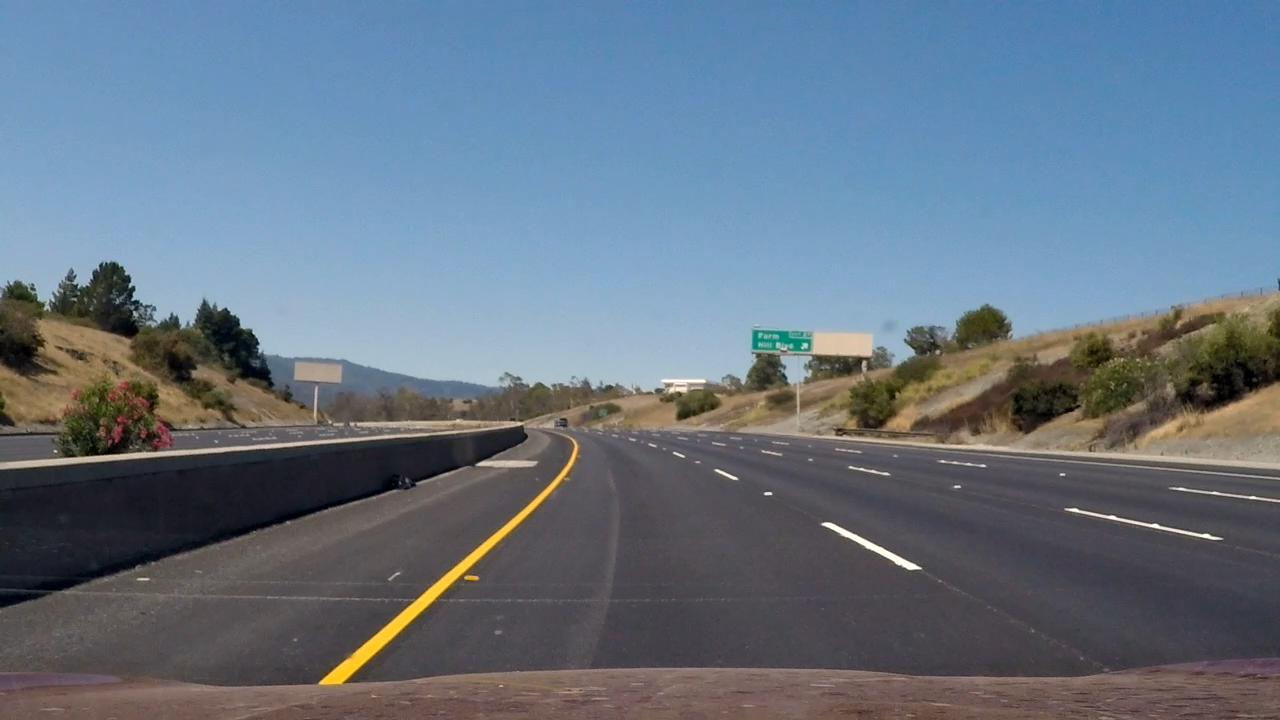
%> input picture LaneDetection/Data/normal/Frame 1.jpg, 1280 x 720 px; its folder holds only this picture in this run
$ octave --eval "lane_detection;"   (GNU Octave 9; MATLAB toolbox functions it lacks are replaced by stand-ins)
%> lines starting %> are read from the running program, lines starting %| are printed output that depends on the picture; in (x1, y1, x2, y2) boxes, pixels count from 0 and x2, y2 are one past the last pixel; in counts of white or black regions, pixels touching at a corner belong together; the program's own positions count from 1
function lane_detection()
% Script for finding lanes based on hough lines.
% Function plots the lane and creates a video
for i = 1:800
    curr_file = fullfile('..\Data\normal\', sprintf('Frame %d.jpg', i));
    im = imread(curr_file);
%> im is the input picture: size 720x1280x3 uint8; mean R, G, B 101.7, 116.2, 131.1
    im_r = im(:,:,1);
    im_g = im(:,:,2);
    im_b = im(:,:,3);
    %im_gray = rgb2gray(im);
    %im_denoise_gray = medfilt2(im_gray, [5 5]);
    %% Get the Region of interest through observation
    x=[539 680 1256 89];
    y=[419 417 708 716];
    m= 720; n=1280;

    mask = poly2mask(x, y, m, n);
    %mask_img=im2double(im_denoise_gray).*mask;
    imdouble= im2double(im);
    inew = imdouble.*repmat(mask,[1,1,3]); % Neat way of applying mask on each channel
    %% Convert to HSV space
    im_hsv = rgb2hsv(inew);
%> im_hsv: size 720x1280x3 double; mean H, S, V 0.114, 0.0274, 0.0776
    im_hue = im_hsv(:,:,1);
    im_sat = im_hsv(:,:,2);
    im_val = im_hsv(:,:,3);
    %% Binarize each plane and show the Yellow Lane Mask
    h_bin = im_hue >= 0.09 & im_hue < 0.15;
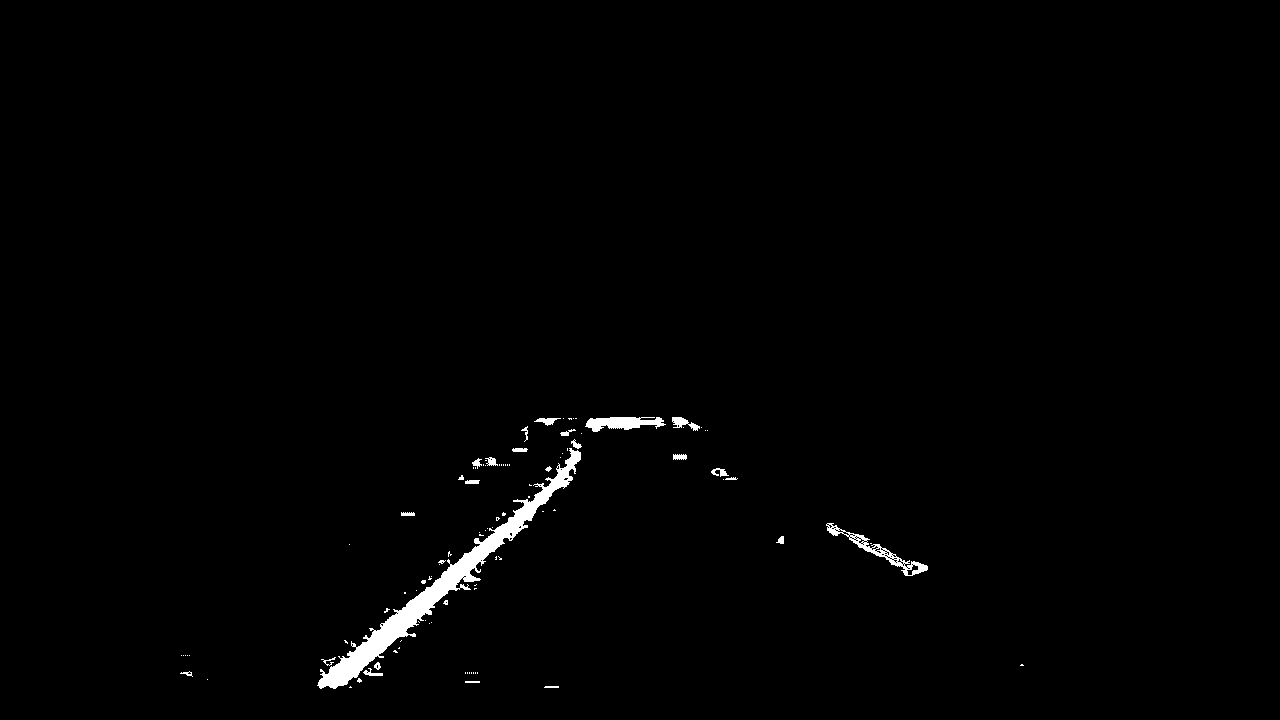
%> h_bin: size 720x1280 logical; 1% white; 100 white regions (75 under 20 px), largest, box (x1, y1, x2, y2) and area: (317, 448, 581, 689) 6220, (826, 523, 928, 576) 792, (585, 417, 666, 432) 756
    s_bin = im_sat >= 0.4 & im_sat <= 1;
%> s_bin: size 720x1280 logical; 0.63% white; 17 white regions (13 under 20 px), largest, box (x1, y1, x2, y2) and area: (319, 441, 580, 688) 5636, (624, 417, 640, 426) 79, (640, 417, 664, 422) 64, (676, 417, 684, 421) 23
    v_bin = im_val >= 0.8 & im_val < 1;
%> v_bin: size 720x1280 logical; 0.24% white in thin lines or dots, all inside (x1, y1, x2, y2) = (319, 440, 921, 685)
    yellow_lane_mask = h_bin & s_bin & v_bin;
%> yellow_lane_mask: size 720x1280 logical; 0.19% white in thin lines or dots, all inside (x1, y1, x2, y2) = (320, 451, 577, 685)
    %% Binarize each plane and show the white lane mask
    h_bin_2 = im_hue >= 0.05 & im_hue < 0.2;
%> h_bin_2: size 720x1280 logical; 2.4% white; 171 white regions (128 under 20 px), largest, box (x1, y1, x2, y2) and area: (288, 417, 710, 704) 13384, (432, 672, 584, 704) 2478, (825, 520, 928, 576) 1392
    s_bin_2 = im_sat >= 0.01 & im_sat <= 0.15;
%> s_bin_2: size 720x1280 logical; 15.3% white; 49 white regions (47 under 20 px), largest, box (x1, y1, x2, y2) and area: (153, 418, 1177, 689) 141085, (359, 673, 366, 680) 31
    v_bin_2 = im_val >= 0.8 & im_val < 1;
    white_lane_mask = h_bin_2 & s_bin_2 & v_bin_2;
%> white_lane_mask: size 720x1280 logical; 0.04% white in thin lines or dots, all inside (x1, y1, x2, y2) = (479, 454, 921, 570)
    %% Combine to obtain both the planes
    %im_lane = yellow_lane_mask + white_lane_mask; % For showinng purpose only
    %%%%%% End of Lane Masking
    %% Morphological Operation and Canny
    % Erosion is causing white lanes to disapper. Even with small structuring
    % elements. Also, it looks like it won't be necessary. Hence, skipping it
    % Split canny Edge detection for right and left lane
    canny_1= edge(yellow_lane_mask,'canny');
%> canny_1: size 720x1280 logical; 0.17% white in thin lines or dots, all inside (x1, y1, x2, y2) = (320, 450, 577, 686)
    canny_2 = edge(white_lane_mask, 'canny');
%> canny_2: size 720x1280 logical; 0.05% white in thin lines or dots, all inside (x1, y1, x2, y2) = (479, 454, 921, 571)
    %% Apply Hough Transform for left lane and extract a candidate for line
    [H,theta,rho] = hough(canny_1);
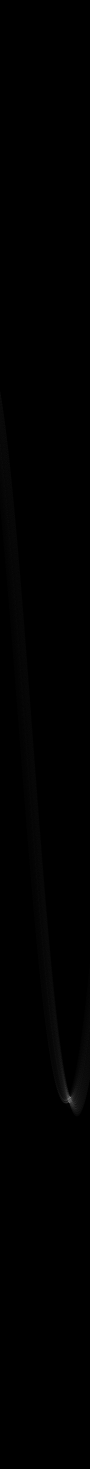
%> H: size 2937x180 double (shown at 1/2 size); min 0, max 182, mean 0.5
%> theta = 180 values from -90 to 89; rho = 2937 values from -1468 to 1468
    P = houghpeaks(H,15,'threshold',ceil(0.2*max(H(:))));
%> P = [2205 139; 2199 136; 2198 142; 2203 145; 2188 133; 2204 150; 2201 130; 2166 130; 2207 153]
    lines = houghlines(canny_1,theta,rho,P,'FillGap',20, 'MinLength',5);
%> lines = 13 lines; longest, point1 to point2 (x, y): (533, 512) to (342, 685), (481, 559) to (360, 648), (409, 625) to (500, 535), (419, 601) to (324, 678), (392, 641) to (473, 552), (527, 513) to (446, 579)
    point_1s = zeros(length(lines),2);
    point_2s = zeros(length(lines),2);
    for k = 1:length(lines)
        point_1s(k,:) = [lines(k).point1];
        point_2s(k,:) = [lines(k).point2];
    end
%> this loop made 13 passes
%> after the loop, point_1s = 13 rows, first 12: [533 512; 409 625; 518 516; 550 494; 527 513; 419 601; 481 559; 392 641; 471 576; 444 592; 515 529; 345 683]; point_2s = 13 rows, first 12: [342 685; 500 535; 576 459; 545 499; 446 579; 324 678; 360 648; 473 552; 467 579; 382 630; 577 453; 403 612]
    points = [point_1s;point_2s];
%> points = 26 rows, first 12: [533 512; 409 625; 518 516; 550 494; 527 513; 419 601; 481 559; 392 641; 471 576; 444 592; 515 529; 345 683]
    [sorted_p1_y, ind] = sort(points(:,2));
%> sorted_p1_y = 26 values from 453 to 685; ind = 26 values, max 26 at index 22, min 1 at index 5, mean 13.5
    p1 = [points(ind(1),1),points(ind(end),1)];
%> p1 = [577 342]
    p2 = [sorted_p1_y(1),sorted_p1_y(end)];
%> p2 = [453 685]
    yellow_lane_direction = cross([p1(1), p2(1), 1], [p1(2), p2(2), 1]);
%> yellow_lane_direction = [-232 -235 240319]
    yellow_lane_direction = yellow_lane_direction ./ sqrt(yellow_lane_direction(1)^2 + yellow_lane_direction(2)^2);
%> yellow_lane_direction = [-0.703 -0.712 727.7]
    theta_yellow = atan2(yellow_lane_direction(2), yellow_lane_direction(1));
%> theta_yellow = -2.35
    rho_yellow = yellow_lane_direction(3);
%> rho_yellow = 727.7
    l_y = [cos(theta_yellow), sin(theta_yellow), rho_yellow];
%> l_y = [-0.703 -0.712 727.7]
    %% Apply Hough Transform for right lane(white) and extract a candidate for line
    [H_r,theta_r,rho_r] = hough(canny_2);
%> theta_r = 180 values from -90 to 89; rho_r = 2937 values from -1468 to 1468
    P_r = houghpeaks(H_r,15,'threshold',ceil(0.2*max(H_r(:)))); %0.2
%> P_r = 15 rows, first 12: [1393 29; 1345 26; 1308 24; 1429 31; 1521 36; 1468 33; 1271 22; 1008 1; 1031 4; 1121 13; 1070 8; 1237 20]

    % Fill the gaps of Edges and set the Minimum length of a line
    lines_r = houghlines(canny_2,theta_r,rho_r,P_r,'FillGap',20, 'MinLength',5); %20
%> lines_r = 21 lines; longest, point1 to point2 (x, y): (828, 527) to (919, 566), (828, 527) to (911, 571), (837, 525) to (911, 571), (829, 525) to (904, 568), (840, 535) to (919, 566), (860, 538) to (921, 567)
    point_1s_r = [];
    point_2s_r = [];
    for k = 1:length(lines_r)
        if lines_r(k).point1(1) > p1(1)  %Eliminates some white noise on the left of yellow lane
            point_1s_r = [point_1s_r;lines_r(k).point1];
            point_2s_r = [point_2s_r;lines_r(k).point2];
        end
    end
%> this loop made 21 passes
%> (point_1s_r, point_2s_r) on passes 1 to 6: ([722 471], [737 478]), ([722 471; 828 527], [737 478; 911 571]), ([722 471; 828 527; 717 472], [737 478; 911 571; 736 481]), ([722 471; 828 527; 717 472; 829 524], [737 478; 911 571; 736 481; 836 527]), ([722 471; 828 527; 717 472; 829 524; 860 538], [737 478; 911 571; 736 481; 836 527; 921 567]), ([722 471; 828 527; 717 472; 829 524; 860 538; 828 527], [737 478; 911 571; 736 481; 836 527; 921 567; 919 566])
%> after the loop, point_1s_r = 15 rows, first 12: [722 471; 828 527; 717 472; 829 524; 860 538; 828 527; 829 525; 845 529; 837 525; 840 535; 728 478; 840 535]; point_2s_r = 15 rows, first 12: [737 478; 911 571; 736 481; 836 527; 921 567; 919 566; 904 568; 899 566; 911 571; 919 566; 737 478; 871 542]
    if isempty(point_1s_r)
        continue;
    end
    if isempty(point_2s_r)
        continue;
    end
    points_r = [point_1s_r;point_2s_r];
%> points_r = 30 rows, first 12: [722 471; 828 527; 717 472; 829 524; 860 538; 828 527; 829 525; 845 529; 837 525; 840 535; 728 478; 840 535]
    [sorted_p1_y_r, ind_r] = sort(points_r(:,2));
%> sorted_p1_y_r = 30 values from 471 to 571; ind_r = 30 values, max 30 at index 23, min 1 at index 1, mean 15.5
    p1_r = [points_r(ind_r(1),1),points_r(ind_r(end),1)];
%> p1_r = [722 911]
    p2_r = [sorted_p1_y_r(1),sorted_p1_y_r(end)];
%> p2_r = [471 571]
    white_lane_direction = cross([p1_r(1),p2_r(1),1],[p1_r(2),p2_r(2),1]);
%> white_lane_direction = [-100 189 -16819]
    white_lane_direction = white_lane_direction ./(sqrt(white_lane_direction(1)^2 + white_lane_direction(2)^2));
%> white_lane_direction = [-0.468 0.884 -78.66]
    theta_mean = atan2(white_lane_direction(2), white_lane_direction(1));
%> theta_mean = 2.06
    rhos_r_mean = white_lane_direction(3);
%> rhos_r_mean = -78.66
    %% Find the equation of line with slope zero passing through points on yellow lane
    l1 = [0, 1, -p2(1)];
%> l1 = [0 1 -453]
    l2 = [cos(theta_mean), sin(theta_mean), rhos_r_mean];
%> l2 = [-0.468 0.884 -78.66]
    point_on_white_lane = cross(l1,l2);
%> point_on_white_lane = [321.7 211.9 0.468]
    point_on_white_lane = point_on_white_lane ./ point_on_white_lane(3);
%> point_on_white_lane = [688 453 1]
    l3 = [0, 1, -p2(2)];
%> l3 = [0 1 -685]
    point_on_white_lane_2 = cross(l3,l2);
%> point_on_white_lane_2 = [526.8 320.4 0.468]
    point_on_white_lane_2 = point_on_white_lane_2 ./ point_on_white_lane_2(3);
%> point_on_white_lane_2 = [1126.5 685 1]
    %% Find the Vanishing Point
    van_point = cross(l_y, l2);
%> van_point = [-587.3 -395.6 -0.954]
    van_point = van_point ./ van_point(3);
%> van_point = [615.7 414.8 1]
    van_point_ratio = van_point(1) / size(im,2);
%> van_point_ratio = 0.481
    if van_point_ratio > 0.47 && van_point_ratio < 0.485
        lane_direction = 'Left Curve Ahead';
    elseif van_point_ratio >= 0.485 && van_point_ratio <= 0.51
        lane_direction = 'Straight Road Ahead';
    else
        lane_direction = 'Right Curve Ahead';
    end
    %% Insert a Transparent green-coloured lane screen
    x = [p1(1) point_on_white_lane(1) point_on_white_lane_2(1) p1(2)];
%> x = [577 688 1126.5 342]
    y = [p2(1) point_on_white_lane(2) point_on_white_lane_2(2) p2(2)];
%> y = [453 453 685 685]
    transp_mask = poly2mask(x,y,size(im,1), size(im,2));
%> transp_mask: size 720x1280 logical; 11.3% white; 1 white region, box (x1, y1, x2, y2) and area: (342, 453, 1126, 685) 104156
    im_mod = im;
    im_g_new = uint8(zeros(size(im,1), size(im,2)));
    im_r(transp_mask == 1) = 0;
    im_g_new(transp_mask == 1) = 255;
    im_b(transp_mask == 1) = 0;
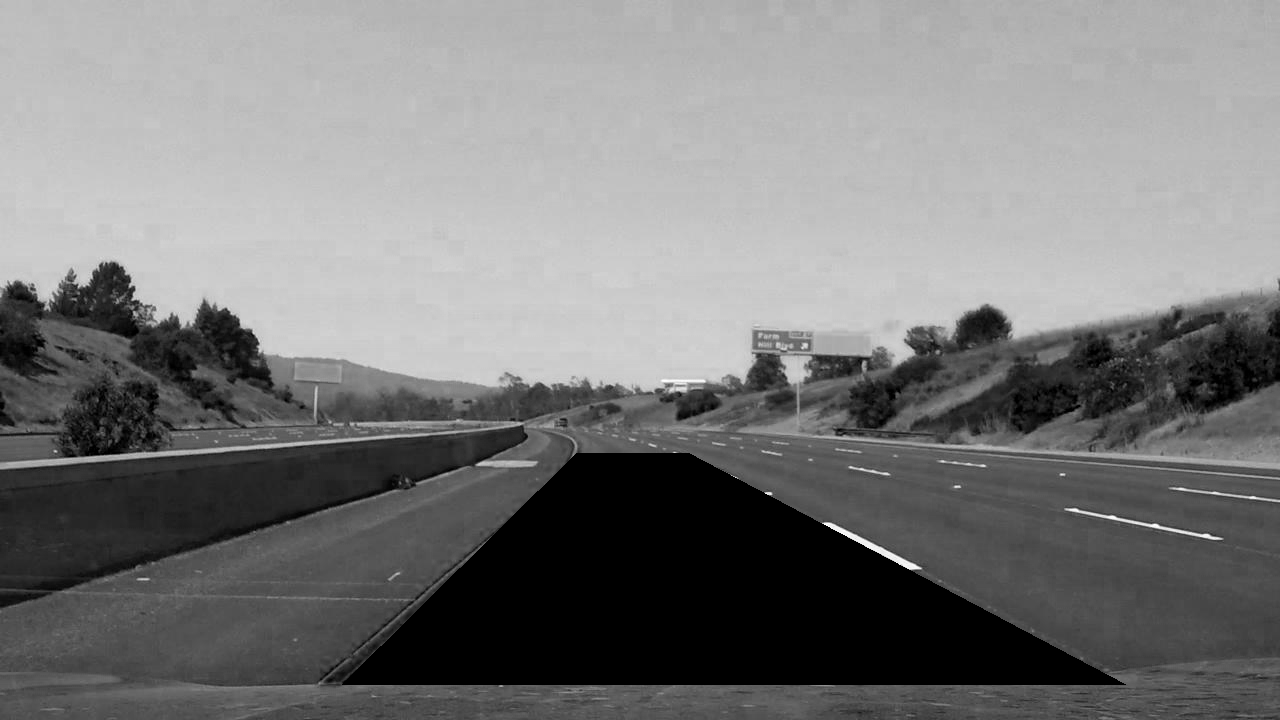
%> im_b: size 720x1280 uint8; min 0, max 255, mean 121.9
    im_mod(:,:,1) = im_r;
%> im_mod: size 720x1280x3 uint8; 11.3% of pixels changed, all inside (x1, y1, x2, y2) = (342, 453, 1126, 685)
    im_g_2 = im_g;
    % Blend the images to get a transparent effect
    im_g_2(transp_mask == 1) = 0.8 * im_g(transp_mask == 1) + 0.2 * im_g_new(transp_mask == 1);
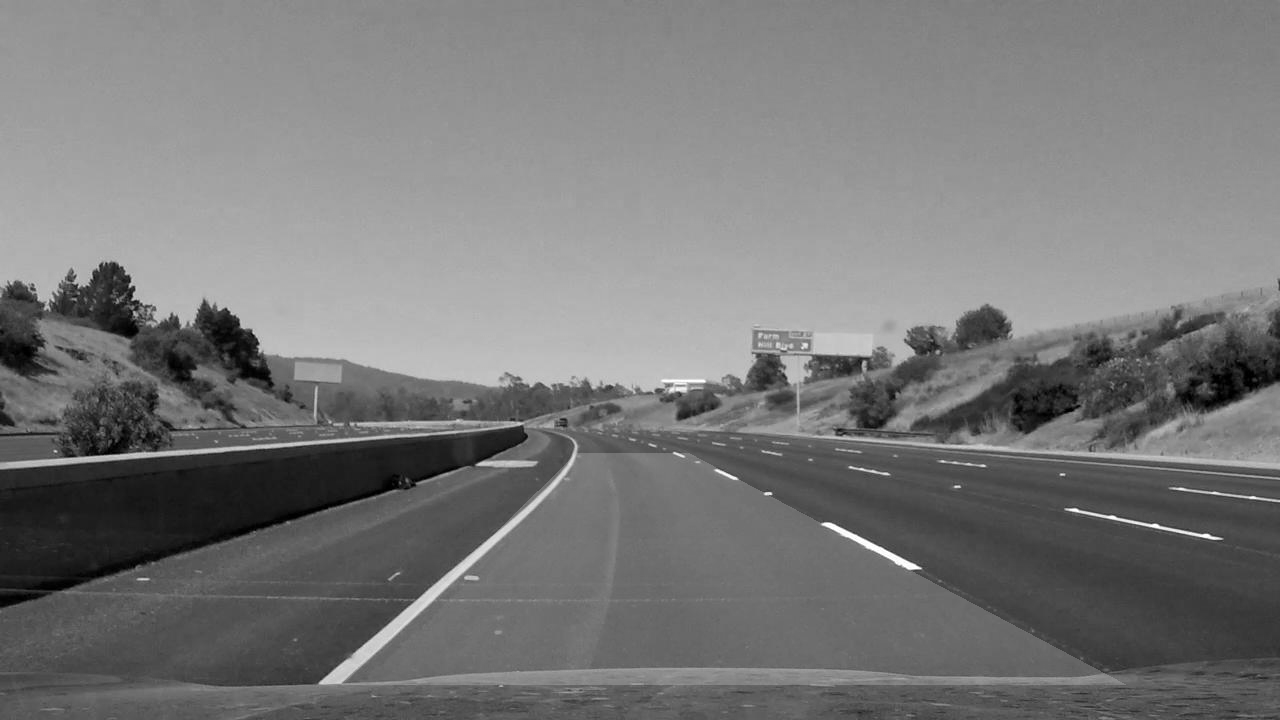
%> im_g_2: size 720x1280 uint8; min 0, max 255, mean 120.2
    im_mod(:,:,2) = im_g_2;
    im_mod(:,:,3) = im_b;
    %% Show the Lane
    figure(2)
    imshow(im_mod), hold on
    plot(p1,p2,'LineWidth',4,'Color','green');
    plot([point_on_white_lane(1),point_on_white_lane_2(1)],[point_on_white_lane(2), point_on_white_lane_2(2)],'LineWidth',4,'Color','green');
    %% Show the Vanishing Point
    plot(van_point(1), van_point(2), '.','Color','yellow', 'markersize', 10)
    text(180, 75, lane_direction,'horizontalAlignment', 'center', 'Color','red','FontSize',18)
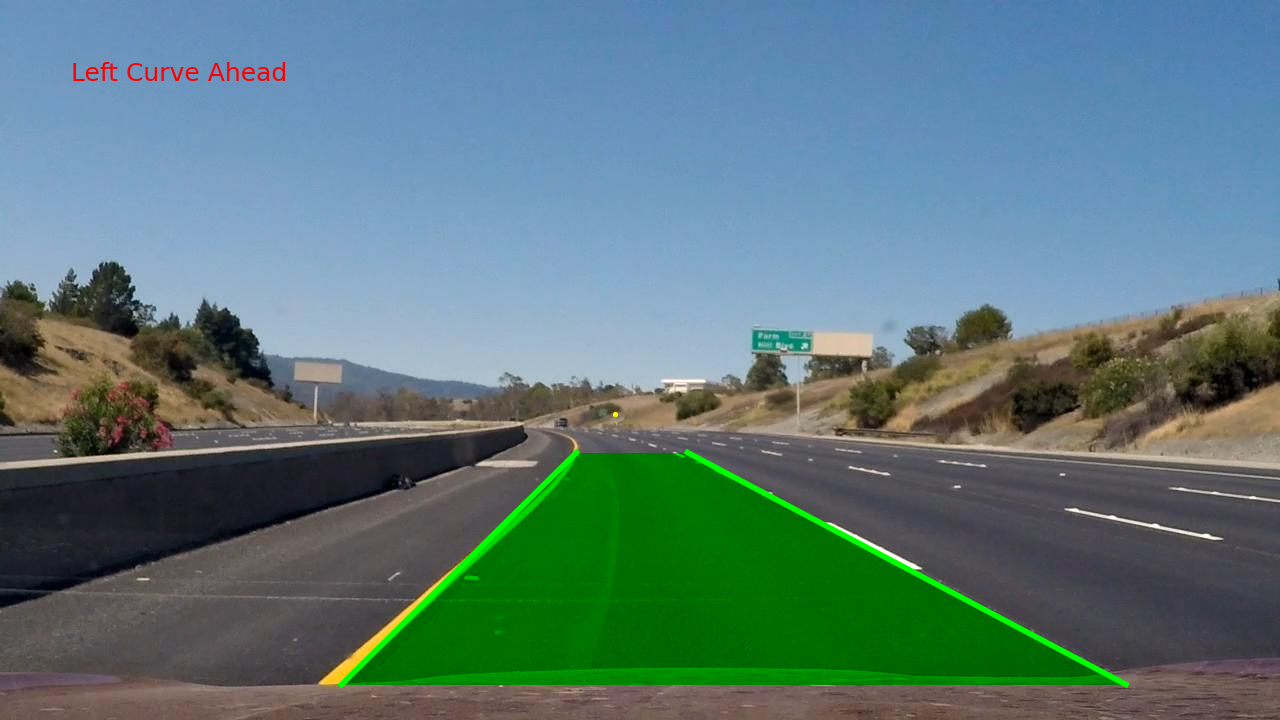
%> figure redrawn from the program's plot data
    %% Save the File
    filename = sprintf('im_lane %d.jpg',i);
    output_folder = ('outputs');
    hgexport(gcf, fullfile(output_folder, filename), hgexport('factorystyle'), 'Format', 'jpeg');
end
%% Create a Video
CreateVideo(output_folder, 'lane_detection.mp4');
end
%> (the run ends here)
